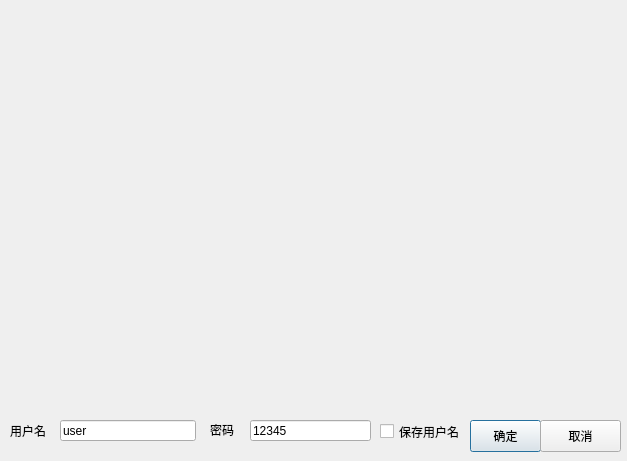
<?xml version="1.0" encoding="UTF-8"?>
<ui version="4.0">
 <class>QDlgLogin</class>
 <widget class="QDialog" name="QDlgLogin">
  <property name="geometry">
   <rect>
    <x>0</x>
    <y>0</y>
    <width>627</width>
    <height>461</height>
   </rect>
  </property>
  <property name="windowTitle">
   <string>Dialog</string>
  </property>
  <widget class="QLabel" name="label">
   <property name="geometry">
    <rect>
     <x>10</x>
     <y>10</y>
     <width>611</width>
     <height>301</height>
    </rect>
   </property>
   <property name="text">
    <string/>
   </property>
   <property name="pixmap">
    <pixmap resource="res.qrc">:/imgs/屏幕快照 2019-02-12 下午7.09.26.png</pixmap>
   </property>
  </widget>
  <widget class="QLineEdit" name="editUser">
   <property name="geometry">
    <rect>
     <x>60</x>
     <y>420</y>
     <width>136</width>
     <height>21</height>
    </rect>
   </property>
   <property name="text">
    <string>user</string>
   </property>
  </widget>
  <widget class="QLabel" name="label_2">
   <property name="geometry">
    <rect>
     <x>10</x>
     <y>420</y>
     <width>39</width>
     <height>21</height>
    </rect>
   </property>
   <property name="text">
    <string>用户名</string>
   </property>
  </widget>
  <widget class="QLineEdit" name="editPSWD">
   <property name="enabled">
    <bool>true</bool>
   </property>
   <property name="geometry">
    <rect>
     <x>250</x>
     <y>420</y>
     <width>121</width>
     <height>21</height>
    </rect>
   </property>
   <property name="text">
    <string>12345</string>
   </property>
  </widget>
  <widget class="QCheckBox" name="chkSaveUserName">
   <property name="geometry">
    <rect>
     <x>380</x>
     <y>420</y>
     <width>91</width>
     <height>23</height>
    </rect>
   </property>
   <property name="text">
    <string>保存用户名</string>
   </property>
  </widget>
  <widget class="QLabel" name="label_3">
   <property name="geometry">
    <rect>
     <x>210</x>
     <y>420</y>
     <width>41</width>
     <height>20</height>
    </rect>
   </property>
   <property name="text">
    <string>密码</string>
   </property>
  </widget>
  <widget class="QPushButton" name="btnOk">
   <property name="geometry">
    <rect>
     <x>470</x>
     <y>420</y>
     <width>71</width>
     <height>32</height>
    </rect>
   </property>
   <property name="text">
    <string>确定</string>
   </property>
  </widget>
  <widget class="QPushButton" name="btnCancel">
   <property name="geometry">
    <rect>
     <x>540</x>
     <y>420</y>
     <width>81</width>
     <height>32</height>
    </rect>
   </property>
   <property name="text">
    <string>取消</string>
   </property>
  </widget>
 </widget>
 <resources>
  <include location="res.qrc"/>
 </resources>
 <connections>
  <connection>
   <sender>btnCancel</sender>
   <signal>clicked()</signal>
   <receiver>QDlgLogin</receiver>
   <slot>reject()</slot>
   <hints>
    <hint type="sourcelabel">
     <x>576</x>
     <y>344</y>
    </hint>
    <hint type="destinationlabel">
     <x>313</x>
     <y>188</y>
    </hint>
   </hints>
  </connection>
 </connections>
</ui>
